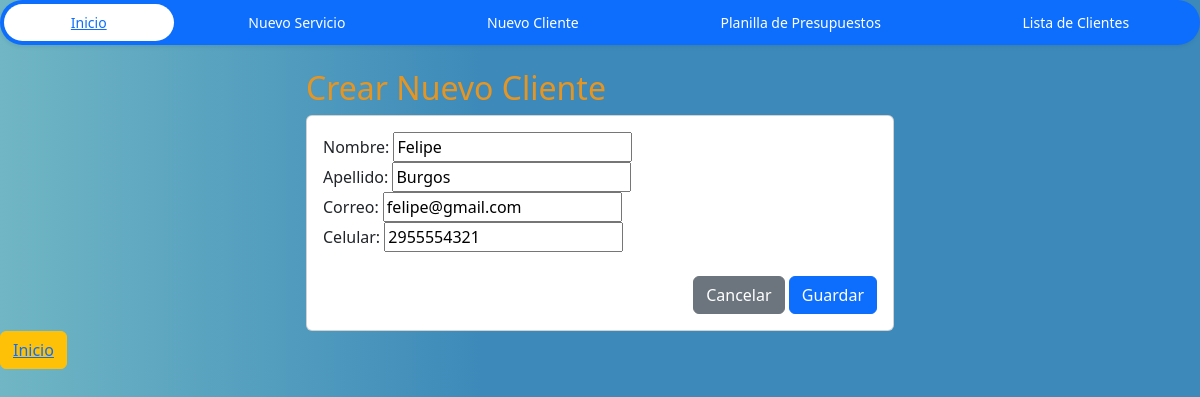
Screenshot of /updateCli/9/ with the database file from the repository.
### appVentas/models.py (models this page shows, shortened)
class Cliente(models.Model):
     nombre = models.CharField(max_length=20)
     apellido = models.CharField(max_length=30, null= True)
     correo = models.EmailField()
     celular= models.IntegerField()

### appVentas/views.py (the view)
# urls.py: path('updateCli/<int:id>/', views.updateCli, name="updateCli"),
def updateCli(request, id):
    cliente = get_object_or_404(Cliente, id=id)
    if request.method == 'POST':
        form = ClienteForm(request.POST, instance=cliente)
        if form.is_valid():
            form.save()
            return redirect('clientes')  # Redirige a donde desees después de modificar el presupuesto
        else:
            print('error')
    else:
        form = ClienteForm(instance=cliente)
    return render(request, 'create_cli.html', {'form': form})

### appVentas/forms.py
class ClienteForm(ModelForm):
 class Meta:
        model = Cliente
        fields = ['nombre','apellido', 'correo', 'celular']

### appVentas/Templates/create_cli.html (shortened to what this page needs)
{% load static %}
<!DOCTYPE html>
<html lang="en">
<head>
  <link href="https://cdn.jsdelivr.net/npm/bootstrap@5.3.2/dist/css/bootstrap.min.css" rel="stylesheet"
 />
  <link rel="stylesheet" type="text/css" href="{% static 'css/home.css' %}">
</head>
<body>
  <ul class="nav nav-pills nav-fill gap-2 p-1 small bg-primary rounded-5 shadow-sm" id="pillNav2" role="tablist"
        style="--bs-nav-link-color: var(--bs-white); --bs-nav-pills-link-active-color: var(--bs-primary); --bs-nav-pills-link-active-bg: var(--bs-white);">
        <li class="nav-item" role="presentation"><a href="{% url 'home' %}">
                <button class="nav-link active rounded-5" id="home-tab2" data-bs-toggle="tab" type="button" role="tab"
                    aria-selected="true">Inicio</button></a>
        </li>
        <li class="nav-item" role="presentation"><a href="{% url 'create_pres' %}">
                <button class="nav-link  rounded-5" id="home-tab2" data-bs-toggle="tab" type="button" role="tab"
                    aria-selected="true">Nuevo Servicio</button></a>
        </li>
        <li class="nav-item" role="presentation"><a href="{% url 'create_cli' %}">
                <button class="nav-link rounded-5" id="profile-tab2" data-bs-toggle="tab" type="button"
                    role="tab" aria-selected="false">Nuevo Cliente</button></a>
        </li>
        <li class="nav-item" role="presentation"><a href="{% url 'listaPres' %}">
                <button class="nav-link rounded-5" id="contact-tab2" data-bs-toggle="tab" type="button"
                    role="tab" aria-selected="false">Planilla de Presupuestos</button></a>
        </li>
        <li class="nav-item" role="presentation"><a href="{% url 'clientes' %}">
                <button class="nav-link rounded-5" id="contact-tab2" data-bs-toggle="tab" type="button"
                    role="tab" aria-selected="false">Lista de Clientes</button></a>
        </li>
    </ul>
  <br>
  {% load crispy_forms_tags %}
  <div class="row">
    <div class="col-12 col-md-6 offset-md-3">
      <h2>Crear Nuevo Cliente</h2>
      <div class="card">
        <div class="card-body">
         <form action="" method="post">
            {{ form }}
            <br>
            <div class="d-flex justify-content-end">
              <input type="reset" value="Cancelar" class="btn btn-secondary">
              <button type="submit" id="btnEnviar" class="btn btn-primary" color="bundle">Guardar</button>
            </div>
          </form>
        </div>
      </div>
    </div>
  </div>
  <button type="button" class="btn btn-warning">
    <a href="{% url 'home' %}">Inicio</a></button>
</body>
</html>

### Ventas/static/css/home.css (style rules this page uses)
body { background-image: linear-gradient(to right, rgb(112, 182, 196), rgb(61, 138, 186)40%); }
h2 { color: rgb(231, 149, 33); }

### rows the page displays
Cliente: nombre "Felipe", apellido "Burgos", correo "felipe@gmail.com", celular "2955554321"
